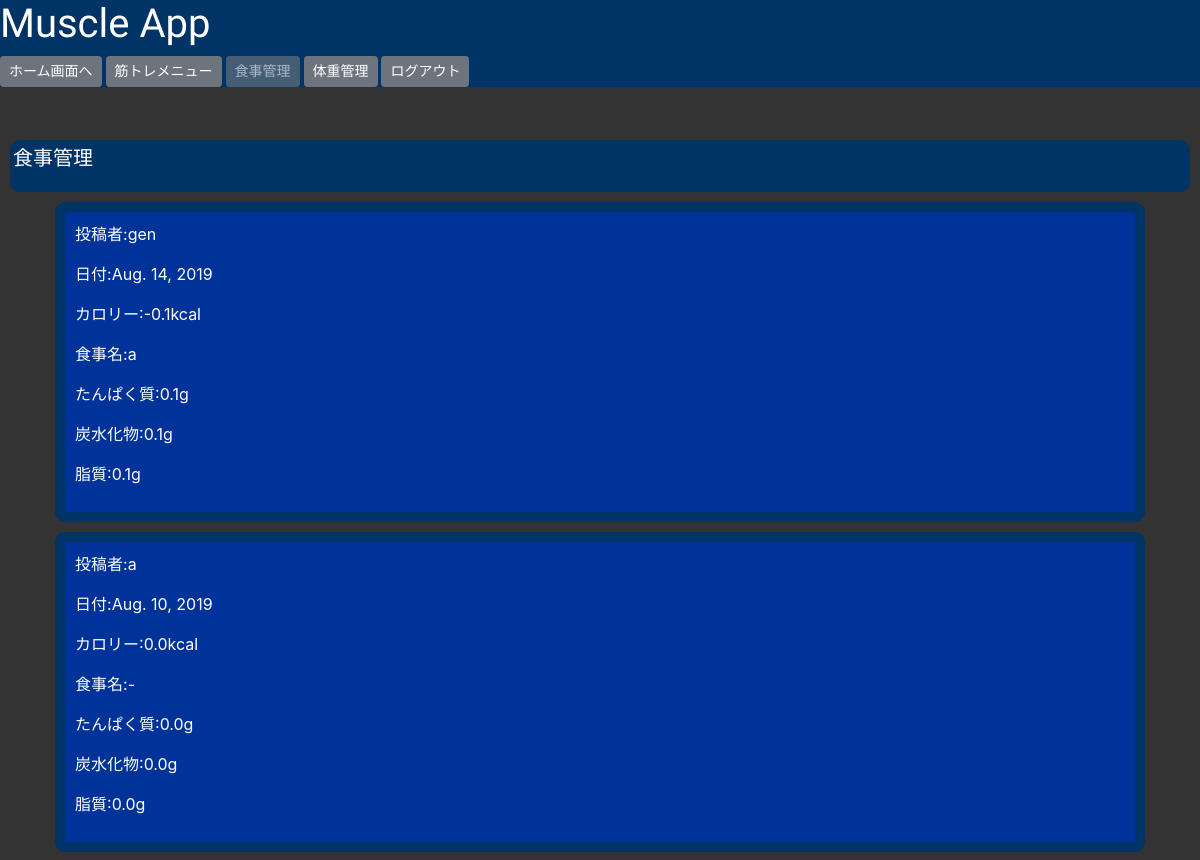
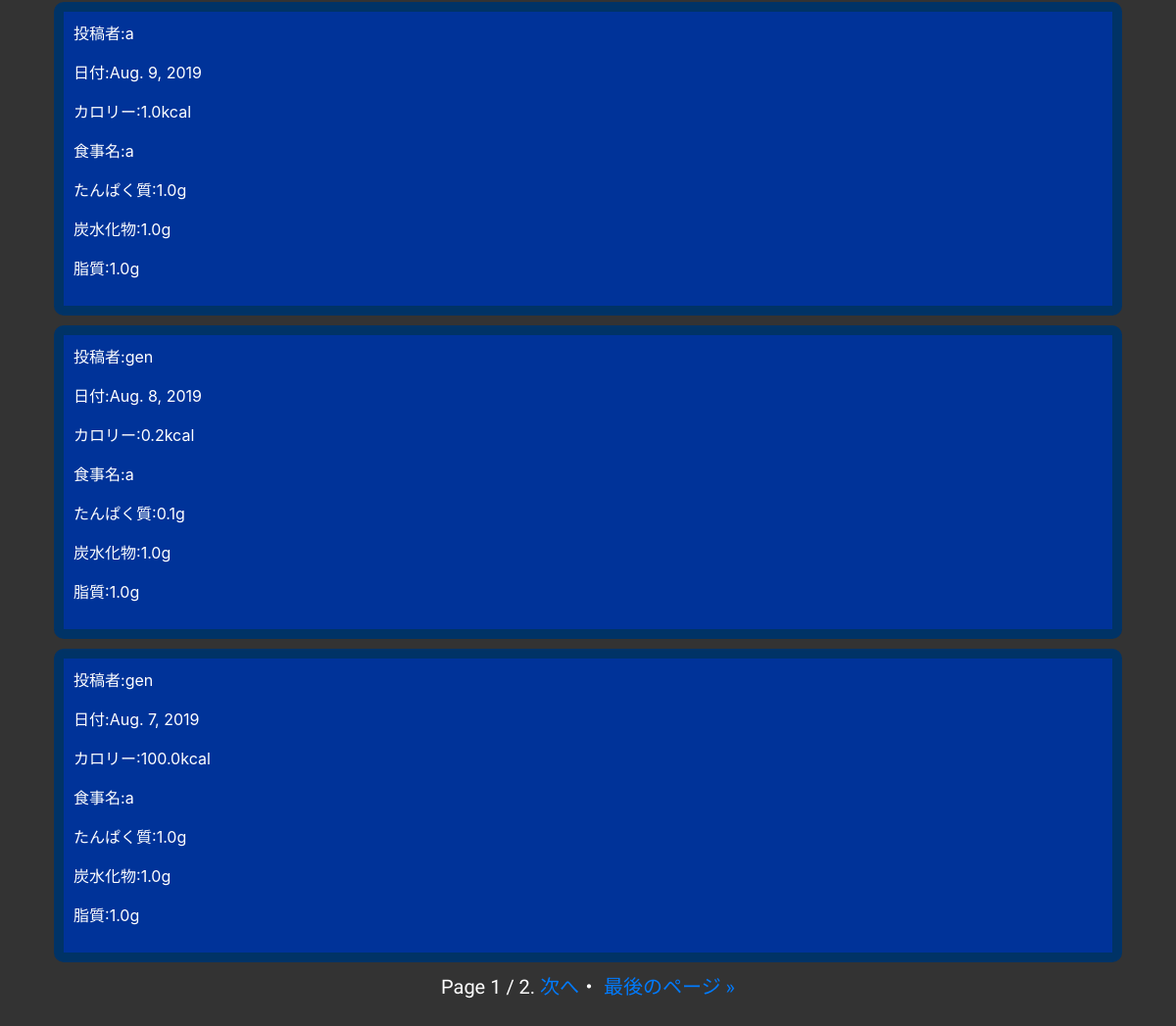
The app's page /timeline/diet/ (signed in), older data (2 pictures, top to bottom).
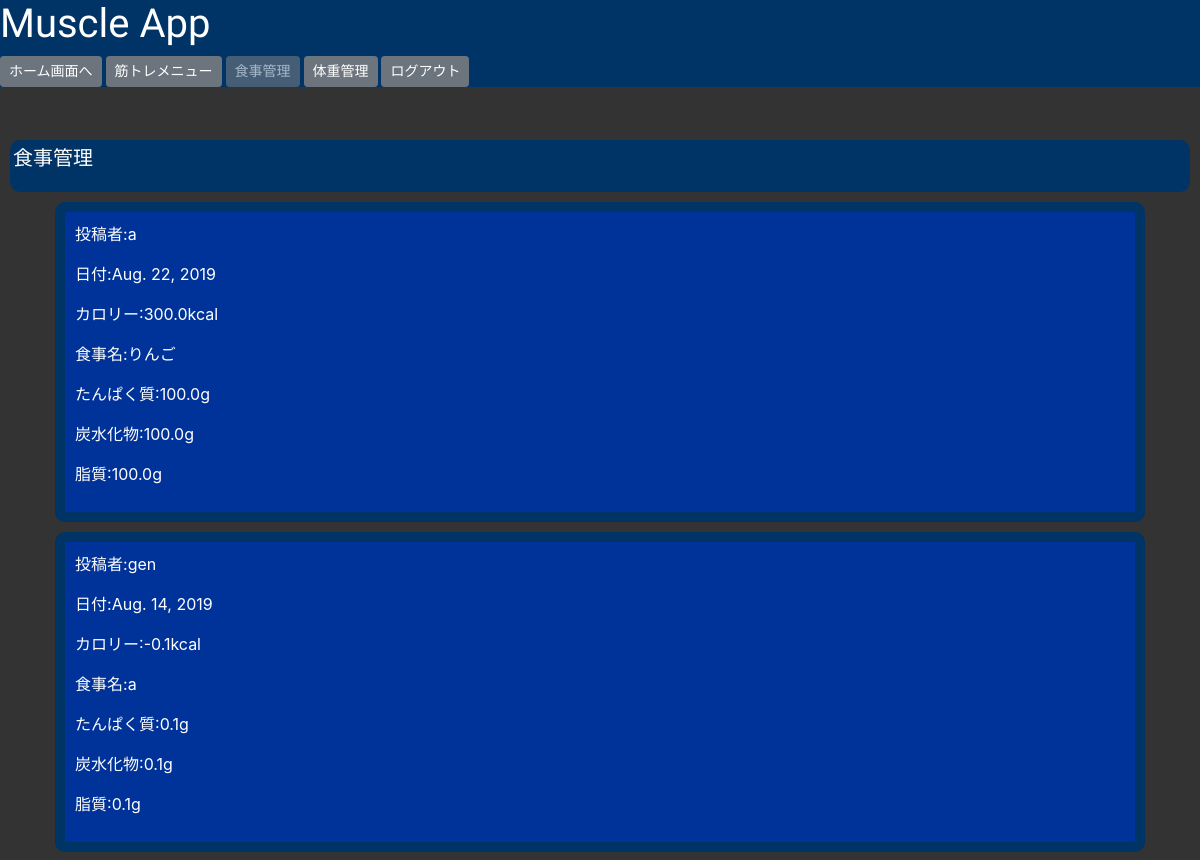
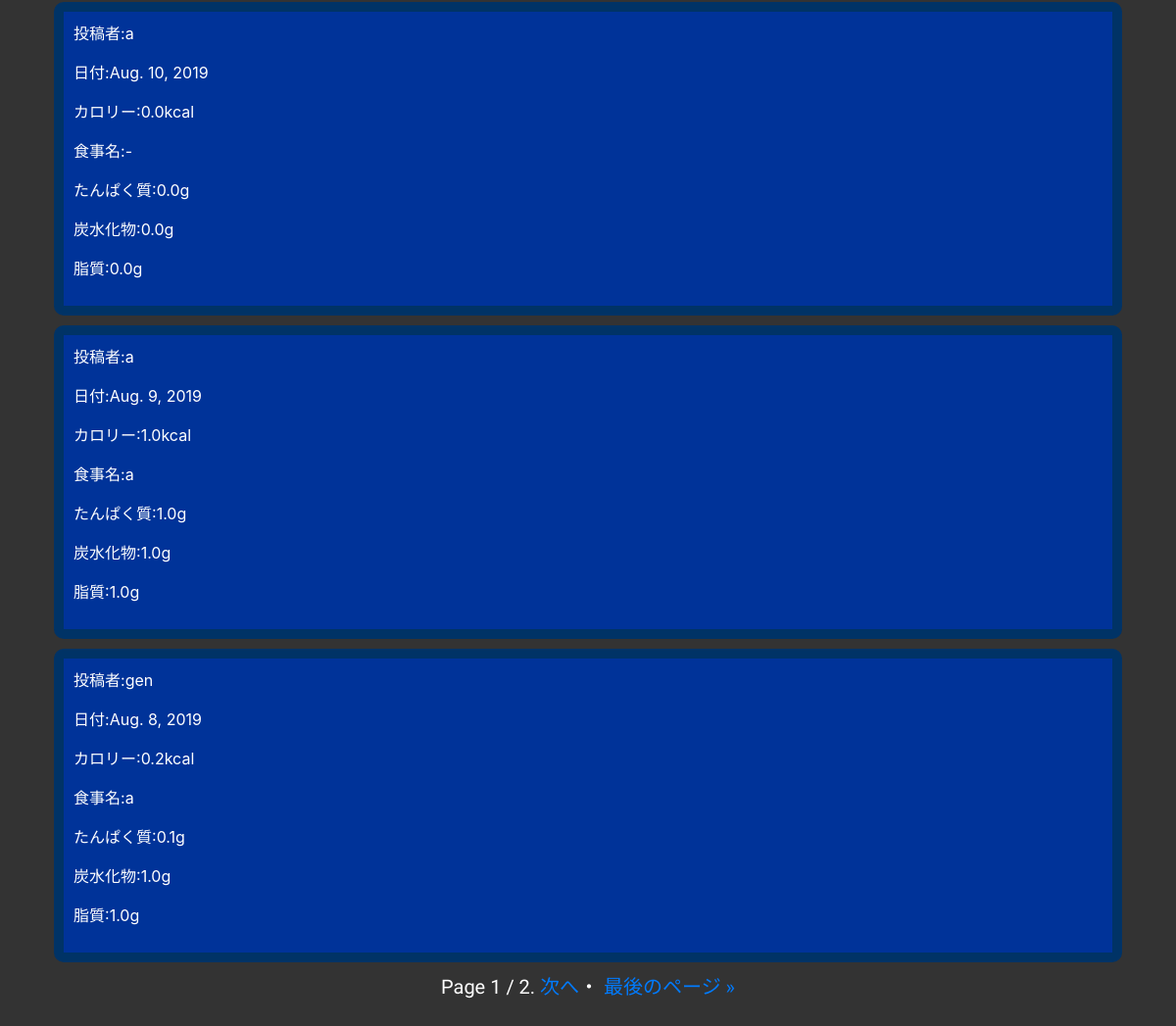
The same page, newer data (2 pictures, top to bottom).
### muscleapp/models.py (models this page shows, shortened)
class DietModel(models.Model):
    calorie = models.FloatField()
    name = models.CharField(max_length=100)
    protein = models.FloatField()
    carb = models.FloatField()
    fat = models.FloatField()
    date = models.DateField(default=localdate())
    author = models.CharField(max_length=100)

### muscleapp/views.py (the view)
# urls.py: path('timeline/diet/', timeline_dietfunc, name='timeline_diet'),
@login_required
def timeline_dietfunc(request):
    diet = DietModel.objects.order_by('-date').all()
    paginator = Paginator(diet, 5)
    page = request.GET.get('page')
    diet_data = paginator.get_page(page)
    return render(request, 'timeline_diet.html', {'diet_data': diet_data})

### templates/timeline_diet.html (shortened to what this page needs)
{% extends 'base_afterlogin.html' %}
{% block customcss %}
{% load static %}
<link rel="stylesheet" type="text/css" href="{% static 'timeline.css' %}">
{% endblock customcss %}
{% block header %}
<h1>Muscle App</h1>
    <a href="{% url 'home' %}" class="btn btn-secondary btn-sm">ホーム画面へ</a>
    <a href="{% url 'timeline_workout' %}" class="btn btn-secondary btn-sm">筋トレメニュー</a>
    <a href="{% url 'timeline_diet' %}" class="btn btn-secondary disabled btn-sm">食事管理</a>
    <a href="{% url 'timeline_body' %}" class="btn btn-secondary btn-sm">体重管理</a>
{% endblock header %}
{% block content %}
<div class="menu">
    <p>食事管理</p>
</div>
{% for item in diet_data %}
<div class="container">
<div class="info">
    <p>投稿者:{{ item.author }}</p>
    <p>日付:{{ item.date }}</p>
    <p>カロリー:{{ item.calorie }}kcal</p>
    <p>食事名:{{ item.name }}</p>
    <p>たんぱく質:{{ item.protein }}g</p>
    <p>炭水化物:{{ item.carb }}g</p>
    <p>脂質:{{ item.fat }}g</p>
</div>
</div>
{% endfor %}
{% endblock content %}
{% block paginator %}
<span class="step-links">
        <span class="current">
            Page {{ diet_data.number }} / {{ diet_data.paginator.num_pages }}.
        </span>
        {% if diet_data.has_next %}
            <a href="?page={{ diet_data.next_page_number }}">次へ</a>・
            <a href="?page={{ diet_data.paginator.num_pages }}">最後のページ &raquo;</a>
        {% endif %}
</span>
{% endblock paginator %}

### templates/base_afterlogin.html (shortened to what this page needs)
<!doctype html>
<html>
  <head>
    <link rel="stylesheet" href="https://stackpath.bootstrapcdn.com/bootstrap/4.3.1/css/bootstrap.min.css">
    {% load static %}
    <link rel="stylesheet" type="text/css" href="{% static 'base_afterlogin.css' %}">
    {% block customcss %}
    {% endblock customcss %}
  </head>
  <body>
    <header>
    {% block header %}
    {% endblock header %}
      <span class="logout"><a href="{% url 'logout' %}" class="btn btn-secondary btn-sm">ログアウト</a></span>
    </header>
    {% block content %}
    {% endblock content %}
    {% block paginator %}
    {% endblock paginator%}
  </body>
</html>

### static/base_afterlogin.css (style rules this page uses)
header .logout { display: inline; }

### static/timeline.css (style rules this page uses)
header { text-align: light; background-color: #003366; font-family: 'Raleway', sans-serif; color: #fff; width: 100%; position: fixed; top: 0; z-index: 100; }
body { background-color: #333333; color: #fff }
.menu { background-color: #003366; font-size: 20px; padding: 3px; margin: 10px; border-radius: 10px; }
.info { padding: 10px; border-radius: 10px; background-color: #003399; margin: 10px; border: 10px solid #003366; }
.step-links { display: block; text-align: center; padding: 0 0 40px 0; font-size: 20px; font-family: 'Raleway', sans-serif; }

Row changes from the older to the newer data that the page shows:
no longer on this page (row unchanged): DietModel: author "gen", date "Aug. 7, 2019", calorie "100.0", name "a", protein "1.0", carb "1.0", fat "1.0"
added DietModel: author "a", date "Aug. 22, 2019", calorie "300.0", name "りんご", protein "100.0", carb "100.0", fat "100.0"
